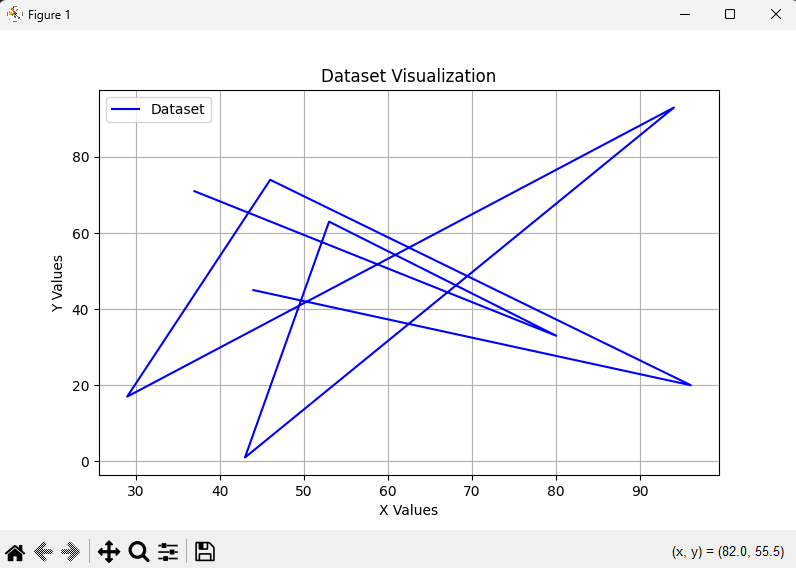

Source code (Python):
import csv
import matplotlib.pyplot as plt

# Read the data from the CSV file
x = []
y = []
with open(r'C:\Users\PC-107\Desktop\Afsal\Clg_Programs\2nd Sem\Symbo\Tri-Spark\2nd Round\Set A\Debug.csv', 'r') as file:
    reader = csv.reader(file)
    next(reader)  # Skip header if present
    for row in reader:
        x.append(float(row[0]))  # First column
        y.append(float(row[1]))  # Second column

# Plot the data
plt.figure(figsize=(8, 5))
plt.plot(x, y, color='b', label='Dataset')
plt.title('Dataset Visualization')
plt.xlabel('X Values')
plt.ylabel('Y Values')
plt.legend()
plt.grid(True)
plt.show()
